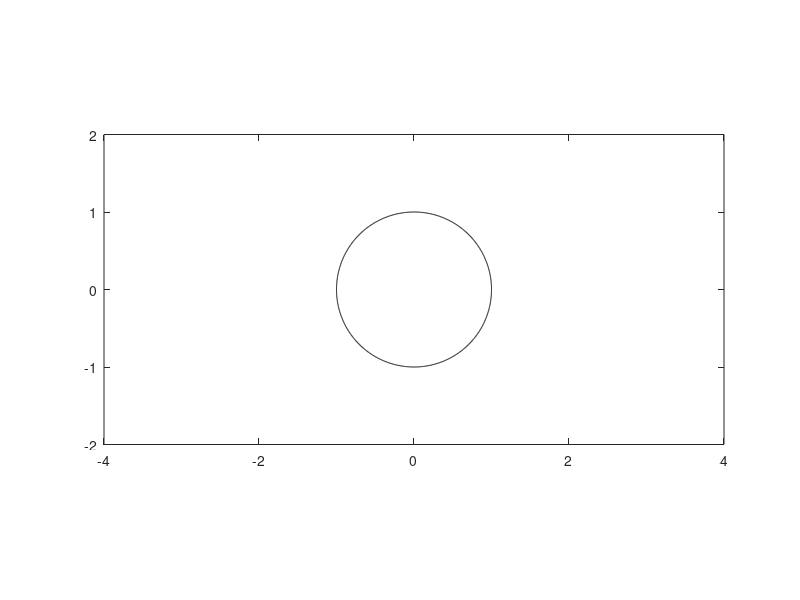

Write the MATLAB code that produced this figure. (Note: this script raises an error after producing the figure.)
%{
AME 441 Group 5
Passive Stability of a Laser-Driven Light Sail
Spring 2021
%}

clear; clc; close all;

%% Setting up inital paramters and known constants

m = 1;                  % Mass of the sail [kg]
R = 1;                  % Radius of sail [m]
center = [0 0];         % Initial position of sail center
v = [0 0];              % Initial velocity of sail [m/s]
P = 30;                 % Power of laser beam [W]
N = 501;                % Number of rays
profile = 'uniform';   % Type of beam profile 
dt = 1;                 % time differential for force calculation [s]

myPlt = figure(1);      % Creating a figure to plot sail anf beam
t = 0;                  % initiating time

%% While loop used to update sail posisiton over time
while t <= 3.15e7 % letting code run for a "year"

    % Calculating x and y points on the sail for plotting and force
    % calulations
    th = linspace(.5*pi,1.5*pi,N);
    yVec = R*sin(th) + center(2); %linspace(-R,R,N); Ignore these, just ideas
    xVec = R*cos(th) + center(1); %center(1) - sqrt( R^2 - (yVec - center(2)).^2 );
    xVec2 = R*cos(th+pi) + center(1); %center(1) + sqrt( R^2 - (yVec - center(2)).^2 );
    % xVec2 is a dummy vector used only for plotting since the force is
    % only on the left side of the sail
    
    % Plotting most recent sail position
    myPlt; hold off
    plot(xVec,yVec,'k', xVec2, yVec, 'k'), axis equal,
    xlim([center(1)-4*R, center(1)+4*R])
    ylim([center(2)-2*R, center(2)+2*R])    

%% Calculating total force and plotting   
    
%{  
So we have a seperate scripts that calculate different forces (drag and
 from the beam) that we can call here. That way we make sure things are
kept seperate and can run by themselves first. Just so nothing gets too
hairy.
%}  
    FBeam = beamforce(R,P,profile,xVec,yVec);
    FDrag = 0; % dragforce()
    F = FBeam + FDrag;
  
    % Plotting total force vector at the sails "center of mass"
    hold on, quiver(center(1), center(2), F(1), F(2), inv(norm(F)),...
        'b', 'LineWidth', 2)
    hold on, plot(center(1),center(2), 'b*', 'LineWidth', 5)
    drawnow
    
    % Calculating the accelleration due to the force
    a = F./m;
    % Updating the velocity due to the acceleration over the time
    % differential
    v = v + a.*dt;
    % Updating the position due to the velocity over the time differential
    center = center + v.*dt;
    
    % A bunch of print statements just to see what is going on
    fprintf('\nt = %i:%i:%.2f\n', floor(t/3600),...
        floor((t-(floor(t/3600)*3600))/60), ...
        floor( (t-(floor(t/3600)*3600)-(floor((t-(floor(t/3600)*3600))/60)*60))))        
    fprintf('F = %e N\n', F)
    fprintf('a = %e m/s^2\n', a)
    fprintf('v = %f m/s\n', v)
    fprintf('x = %f m\n', center)
    
%     pause()
    t = t + dt; % Updating time so the while loop ends at some point.
end
